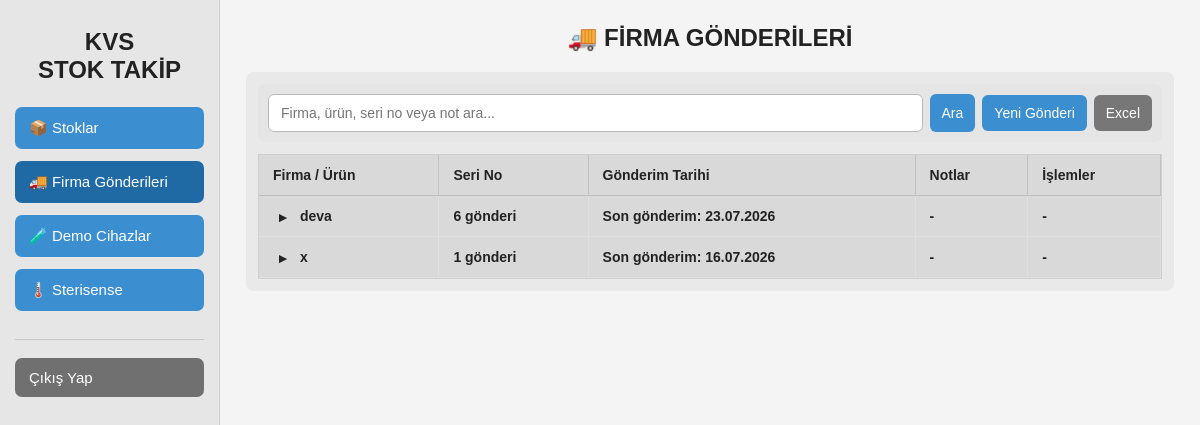
/firma-gonderileri/ (signed in), run on the app's committed database.
### stok/models.py (models this page shows, shortened)
class FirmaGonderi(models.Model):
    firma_adi = models.CharField(
        max_length=200,
        verbose_name="Firma Adı",
    )
    stok_urunu = models.ForeignKey(
        Urun,
        on_delete=models.SET_NULL,
        null=True,
        blank=True,
        related_name="firma_gonderileri",
        verbose_name="Stoktan Seç",
    )
    urun_adi = models.CharField(
        max_length=200,
        default="",
        verbose_name="Ürün Adı",
    )
    seri_no = models.CharField(
        max_length=150,
        default="",
        blank=True,
        verbose_name="Seri No",
    )
    gonderim_tarihi = models.DateField(
        verbose_name="Gönderim Tarihi",
    )
    notlar = models.TextField(
        blank=True,
        verbose_name="Notlar",
    )
    aktif = models.BooleanField(
        default=True,
        verbose_name="Aktif",
    )
    class Meta:
        verbose_name = "Firma Gönderisi"
        verbose_name_plural = "Firma Gönderileri"
        ordering = ["-gonderim_tarihi", "-id"]

### stok/views.py (the view, shortened to what this page needs)
@login_required
@login_required
def firma_gonderileri(request):
    arama = request.GET.get("q", "").strip()
    gonderiler = FirmaGonderi.objects.filter(
        aktif=True
    ).order_by(
        "firma_adi",
        "-gonderim_tarihi",
        "-id",
    )
    firma_sozlugu = {}
    for gonderi in gonderiler:
        anahtar = gonderi.firma_adi.strip().casefold()
        if anahtar not in firma_sozlugu:
            firma_sozlugu[anahtar] = {
                "firma_adi": gonderi.firma_adi,
                "toplam_gonderi": 0,
                "son_gonderim_tarihi": gonderi.gonderim_tarihi,
                "gonderiler": [],
            }
        firma_sozlugu[anahtar]["toplam_gonderi"] += 1
        firma_sozlugu[anahtar]["gonderiler"].append(gonderi)
        if (
            gonderi.gonderim_tarihi
            > firma_sozlugu[anahtar]["son_gonderim_tarihi"]
        ):
            firma_sozlugu[anahtar]["son_gonderim_tarihi"] = (
                gonderi.gonderim_tarihi
            )
    firma_gruplari = list(firma_sozlugu.values())
    return render(
        request,
        "stok/firma_gonderileri.html",
        {
            "firma_gruplari": firma_gruplari,
            "arama": arama,
            "aktif_menu": "gonderiler",
        },
    )

### stok/templates/stok/firma_gonderileri.html (shortened to what this page needs)
{% extends "stok/base.html" %}
{% block content %}
<h1 class="page-heading">🚚 FİRMA GÖNDERİLERİ</h1>
<div class="panel">
    <div class="toolbar">
        <form method="get" class="search-form">
            <input
                type="text"
                name="q"
                value="{{ arama }}"
                class="search-input"
                placeholder="Firma, ürün, seri no veya not ara..."
            >
            <button type="submit" class="btn">
                Ara
            </button>
        </form>
        <a
            href="{% url 'stok:firma_gonderi_ekle' %}"
            class="btn"
        >
            Yeni Gönderi
        </a>
        <a
            href="{% url 'stok:firma_gonderileri_excel' %}"
            class="btn secondary"
        >
            Excel
        </a>
    </div>
    <div class="table-wrap">
        <table>
            <thead>
                <tr>
                    <th>Firma / Ürün</th>
                    <th>Seri No</th>
                    <th>Gönderim Tarihi</th>
                    <th>Notlar</th>
                    <th>İşlemler</th>
                </tr>
            </thead>
            <tbody>
                {% for grup in firma_gruplari %}
                    <tr
                        class="firma-grup-satiri kapali"
                        data-grup="firma-{{ forloop.counter }}"
                    >
                        <td>
                            <div class="firma-grup-baslik">
                                <span class="ac-kapat-isareti">▼</span>
                                <span>{{ grup.firma_adi }}</span>
                            </div>
                        </td>
                        <td>
                            {{ grup.toplam_gonderi }} gönderi
                        </td>
                        <td>
                            Son gönderim:
                            {{ grup.son_gonderim_tarihi|date:"d.m.Y" }}
                        </td>
                        <td>-</td>
                        <td>-</td>
                    </tr>
                {% empty %}
                    <tr>
                        <td colspan="5" class="empty">
                            Henüz firma gönderisi bulunmuyor.
                        </td>
                    </tr>
                {% endfor %}
            </tbody>
        </table>
    </div>
</div>
{% endblock %}

### stok/templates/stok/base.html (style rules this page uses)
* { box-sizing: border-box; }
body { margin: 0; font-family: Arial, Helvetica, sans-serif; background: #f4f4f4; color: #222; }
.page-heading { text-align: center; margin: 2px 0 20px; font-size: 24px; font-weight: 700; }
.panel { background: #e9e9e9; border-radius: 7px; padding: 12px; }
.toolbar { display: flex; align-items: center; gap: 7px; padding: 10px; background: #e5e5e5; border-radius: 7px; margin-bottom: 12px; overflow-x: auto; }
.search-form { display: flex; gap: 7px; min-width: 335px; flex: 1; }
.search-input { width: 100%; min-width: 220px; padding: 10px 12px; border: 1px solid #b9b9b9; border-radius: 6px; background: #fff; font-size: 14px; }
.btn { display: inline-flex; align-items: center; justify-content: center; white-space: nowrap; padding: 10px 12px; border: 0; border-radius: 6px; background: #3b8ed0; color: white; text-decoration: none; font-size: 14px; cursor: pointer; }
.btn.secondary { background: #777; }
.table-wrap { overflow: auto; background: #fff; border: 1px solid #cfcfcf; }
table { width: 100%; border-collapse: collapse; min-width: 760px; }
th { padding: 12px 14px; background: #d9d9d9; border-right: 1px solid #c3c3c3; border-bottom: 1px solid #bdbdbd; text-align: left; font-size: 14px; }
td { padding: 12px 14px; border-right: 1px solid #e0e0e0; border-bottom: 1px solid #e0e0e0; font-size: 14px; }
tbody tr { cursor: pointer; background: white; }

### stok/templates/stok/firma_gonderileri.html (style rules this page uses)
.firma-grup-satiri { background: #d9d9d9; cursor: pointer; font-weight: bold; }
.firma-grup-baslik { display: flex; align-items: center; gap: 9px; }
.ac-kapat-isareti { width: 18px; font-size: 14px; transition: transform .15s ease; }
.firma-grup-satiri.kapali .ac-kapat-isareti { transform: rotate(-90deg); }

### data on the page
FirmaGonderi: firma_adi "deva", son_gonderim_tarihi "23.07.2026"
FirmaGonderi: son_gonderim_tarihi "16.07.2026"

### other printed values
{{ grup.toplam_gonderi }} "6" "1"
{{ grup.firma_adi }} "x"
